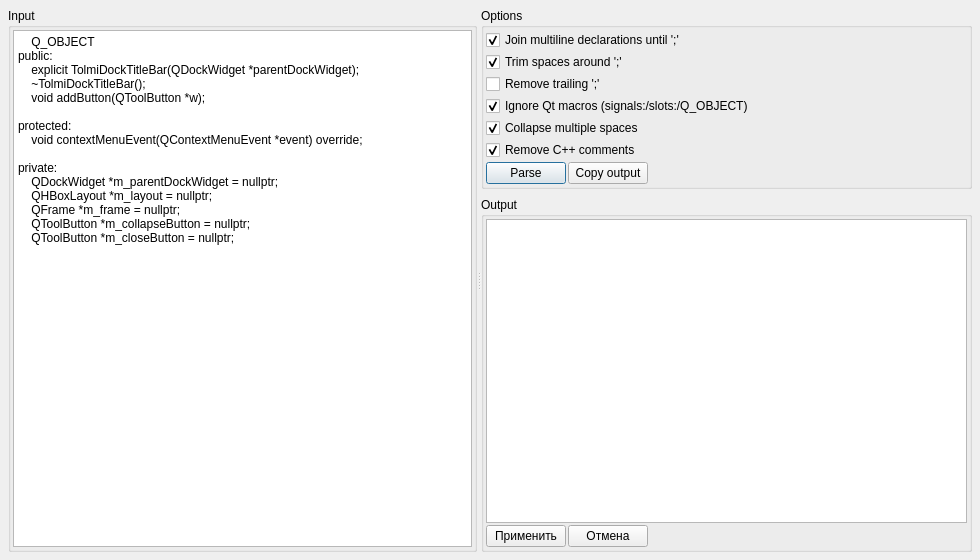
<?xml version="1.0" encoding="UTF-8"?>
<ui version="4.0">
 <class>SimplifiedFieldsParserWidget</class>
 <widget class="QWidget" name="SimplifiedFieldsParserWidget">
  <property name="geometry">
   <rect>
    <x>0</x>
    <y>0</y>
    <width>980</width>
    <height>560</height>
   </rect>
  </property>
  <property name="windowTitle">
   <string>Simplified Fields Parser</string>
  </property>
  <layout class="QHBoxLayout" name="horizontalLayout">
   <property name="spacing">
    <number>8</number>
   </property>
   <property name="leftMargin">
    <number>8</number>
   </property>
   <property name="topMargin">
    <number>8</number>
   </property>
   <property name="rightMargin">
    <number>8</number>
   </property>
   <property name="bottomMargin">
    <number>8</number>
   </property>
   <item>
    <widget class="QSplitter" name="splitter">
     <property name="frameShadow">
      <enum>QFrame::Plain</enum>
     </property>
     <property name="lineWidth">
      <number>2</number>
     </property>
     <property name="orientation">
      <enum>Qt::Horizontal</enum>
     </property>
     <widget class="QGroupBox" name="groupInput">
      <property name="title">
       <string>Input</string>
      </property>
      <layout class="QVBoxLayout" name="verticalLayoutInput">
       <property name="spacing">
        <number>2</number>
       </property>
       <property name="leftMargin">
        <number>2</number>
       </property>
       <property name="topMargin">
        <number>2</number>
       </property>
       <property name="rightMargin">
        <number>2</number>
       </property>
       <property name="bottomMargin">
        <number>2</number>
       </property>
       <item>
        <widget class="QPlainTextEdit" name="plainTextEditInput">
         <property name="plainText">
          <string>    Q_OBJECT
public:
    explicit TolmiDockTitleBar(QDockWidget *parentDockWidget);
    ~TolmiDockTitleBar();
    void addButton(QToolButton *w);

protected:
    void contextMenuEvent(QContextMenuEvent *event) override;

private:
    QDockWidget *m_parentDockWidget = nullptr;
    QHBoxLayout *m_layout = nullptr;
    QFrame *m_frame = nullptr;
    QToolButton *m_collapseButton = nullptr;
    QToolButton *m_closeButton = nullptr;</string>
         </property>
         <property name="placeholderText">
          <string>Paste declarations here (one per line or multiline until ';')...</string>
         </property>
        </widget>
       </item>
      </layout>
     </widget>
     <widget class="QWidget" name="rightPanel">
      <layout class="QVBoxLayout" name="verticalLayoutRight">
       <property name="spacing">
        <number>8</number>
       </property>
       <property name="leftMargin">
        <number>0</number>
       </property>
       <property name="topMargin">
        <number>0</number>
       </property>
       <property name="rightMargin">
        <number>0</number>
       </property>
       <property name="bottomMargin">
        <number>0</number>
       </property>
       <item>
        <widget class="QGroupBox" name="groupOptions">
         <property name="sizePolicy">
          <sizepolicy hsizetype="Preferred" vsizetype="Preferred">
           <horstretch>0</horstretch>
           <verstretch>0</verstretch>
          </sizepolicy>
         </property>
         <property name="title">
          <string>Options</string>
         </property>
         <layout class="QVBoxLayout" name="verticalLayoutOptions">
          <property name="spacing">
           <number>2</number>
          </property>
          <property name="leftMargin">
           <number>2</number>
          </property>
          <property name="topMargin">
           <number>2</number>
          </property>
          <property name="rightMargin">
           <number>2</number>
          </property>
          <property name="bottomMargin">
           <number>2</number>
          </property>
          <item>
           <widget class="QCheckBox" name="checkJoinMultiline">
            <property name="text">
             <string>Join multiline declarations until ';'</string>
            </property>
            <property name="checked">
             <bool>true</bool>
            </property>
           </widget>
          </item>
          <item>
           <widget class="QCheckBox" name="checkTrimAroundSemicolon">
            <property name="text">
             <string>Trim spaces around ';' </string>
            </property>
            <property name="checked">
             <bool>true</bool>
            </property>
           </widget>
          </item>
          <item>
           <widget class="QCheckBox" name="checkRemoveTrailingSemicolon">
            <property name="text">
             <string>Remove trailing ';'</string>
            </property>
            <property name="checked">
             <bool>false</bool>
            </property>
           </widget>
          </item>
          <item>
           <widget class="QCheckBox" name="checkIgnoreQtMacros">
            <property name="text">
             <string>Ignore Qt macros (signals:/slots:/Q_OBJECT)</string>
            </property>
            <property name="checked">
             <bool>true</bool>
            </property>
           </widget>
          </item>
          <item>
           <widget class="QCheckBox" name="checkCollapseMultSpaces">
            <property name="text">
             <string>Collapse multiple spaces</string>
            </property>
            <property name="checked">
             <bool>true</bool>
            </property>
           </widget>
          </item>
          <item>
           <widget class="QCheckBox" name="checkRemoveComments">
            <property name="text">
             <string>Remove C++ comments</string>
            </property>
            <property name="checked">
             <bool>true</bool>
            </property>
           </widget>
          </item>
          <item>
           <layout class="QHBoxLayout" name="horizontalLayoutButtons">
            <item>
             <widget class="QPushButton" name="pushButtonParse">
              <property name="text">
               <string>Parse</string>
              </property>
              <property name="default">
               <bool>true</bool>
              </property>
             </widget>
            </item>
            <item>
             <widget class="QPushButton" name="pushButtonCopyOutput">
              <property name="text">
               <string>Copy output</string>
              </property>
             </widget>
            </item>
            <item>
             <spacer name="spacerButtons">
              <property name="orientation">
               <enum>Qt::Horizontal</enum>
              </property>
              <property name="sizeHint" stdset="0">
               <size>
                <width>40</width>
                <height>20</height>
               </size>
              </property>
             </spacer>
            </item>
           </layout>
          </item>
         </layout>
        </widget>
       </item>
       <item>
        <widget class="QGroupBox" name="groupOutput">
         <property name="title">
          <string>Output</string>
         </property>
         <layout class="QVBoxLayout" name="verticalLayoutOutput">
          <property name="spacing">
           <number>2</number>
          </property>
          <property name="leftMargin">
           <number>2</number>
          </property>
          <property name="topMargin">
           <number>2</number>
          </property>
          <property name="rightMargin">
           <number>2</number>
          </property>
          <property name="bottomMargin">
           <number>2</number>
          </property>
          <item>
           <widget class="QListWidget" name="listWidgetOutput"/>
          </item>
          <item>
           <layout class="QHBoxLayout" name="horizontalLayout_2">
            <item>
             <widget class="QPushButton" name="pushButton_ok">
              <property name="text">
               <string>Применить</string>
              </property>
             </widget>
            </item>
            <item>
             <widget class="QPushButton" name="pushButton_cancel">
              <property name="text">
               <string>Отмена</string>
              </property>
             </widget>
            </item>
            <item>
             <spacer name="horizontalSpacer">
              <property name="orientation">
               <enum>Qt::Horizontal</enum>
              </property>
              <property name="sizeHint" stdset="0">
               <size>
                <width>40</width>
                <height>20</height>
               </size>
              </property>
             </spacer>
            </item>
           </layout>
          </item>
         </layout>
        </widget>
       </item>
      </layout>
     </widget>
    </widget>
   </item>
  </layout>
 </widget>
 <resources/>
 <connections/>
</ui>
